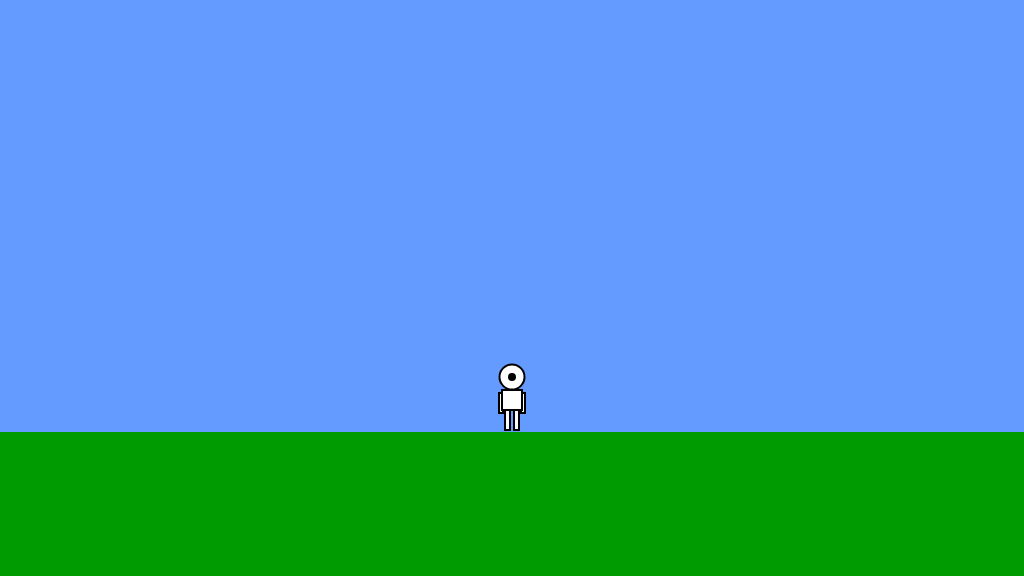
Frame 1 (no input)
Frame 60 (no input): identical to frame 1, image omitted
Frame 120 (the mouse pressed at the canvas centre since frame 60): identical to frame 1, image omitted

The p5.js sketch that drew this single still picture (run headless with seeded random() and noise() and a simulated clock; from frame 60 on, the mouse is pressed at the canvas centre):

// p5.js sketch
// ── sketch.js
/*

The Game Project

Week 3

Game interaction

*/


var gameChar_x;
var gameChar_y;
var floorPos_y;

var isLeft;
var isRight;
var isFalling;
var isPlummeting;


function setup()
{
	createCanvas(1024, 576);
	floorPos_y = height * 3/4;
	gameChar_x = width/2;
	gameChar_y = floorPos_y;

	isLeft = false;
	isRight = false;
	isFalling = false;
	isPlummeting = false;
}

function draw()
{

	///////////DRAWING CODE//////////

	background(100,155,255); //fill the sky blue


	noStroke();
	fill(0,155,0);
	rect(0, floorPos_y, width, height - floorPos_y); //draw some green ground

	//draw the canyon


	//the game character
	if(isLeft && isFalling)
	{
		// add your jumping-left code
		fill(255);
		stroke(0);
		strokeWeight(2);
		// head
		ellipse(gameChar_x, gameChar_y - 55, 25, 25);
		// legs
		noFill();
		strokeWeight(4);
		beginShape();
		vertex(gameChar_x - 1, gameChar_y - 22);
		vertex(gameChar_x - 3, gameChar_y - 17);
		vertex(gameChar_x, gameChar_y - 10);
		endShape();

		fill(255);
		strokeWeight(2);
		// body
		rect(gameChar_x - 5, gameChar_y - 42, 10, 20);
		// hands
		rect(gameChar_x - 2, gameChar_y - 39, 4, 20);
		// nose
		fill(0);
		ellipse(gameChar_x - 10, gameChar_y - 55, 6, 6);

		strokeWeight(1);

	}
	else if(isRight && isFalling)
	{
		// add your jumping-right code
		fill(255);
		stroke(0);
		strokeWeight(2);
		// head
		ellipse(gameChar_x, gameChar_y - 55, 25, 25);
		// legs
		noFill();
		strokeWeight(4);
		beginShape();
		vertex(gameChar_x - 1, gameChar_y - 22);
		vertex(gameChar_x + 2, gameChar_y - 17);
		vertex(gameChar_x - 3, gameChar_y - 10);
		endShape();

		fill(255);
		strokeWeight(2);
		// body
		rect(gameChar_x - 5, gameChar_y - 42, 10, 20);
		// hands
		rect(gameChar_x - 2, gameChar_y - 39, 4, 20);
		// nose
		fill(0);
		ellipse(gameChar_x + 10, gameChar_y - 55, 6, 6);

		strokeWeight(1);

	}
	else if(isLeft)
	{
		// add your walking left code
		fill(255);
		stroke(0);
		strokeWeight(2);
		// head
		ellipse(gameChar_x, gameChar_y - 55, 25, 25);
		// legs
		rect(gameChar_x - 2, gameChar_y - 25, 5, 20);
		rect(gameChar_x - 4, gameChar_y - 22, 5, 20);
		// body
		rect(gameChar_x - 5, gameChar_y - 42, 10, 20);
		// hands
		rect(gameChar_x - 2, gameChar_y - 39, 4, 20);

		// nose
		fill(0);
		ellipse(gameChar_x - 10, gameChar_y - 55, 6, 6);

		strokeWeight(1);

	}
	else if(isRight)
	{
		// add your walking right code
		fill(255);
		stroke(0);
		strokeWeight(2);
		// head
		ellipse(gameChar_x, gameChar_y - 55, 25, 25);
		// legs
		rect(gameChar_x - 4, gameChar_y - 25, 5, 20);
		rect(gameChar_x - 2, gameChar_y - 22, 5, 20);
		// body
		rect(gameChar_x - 5, gameChar_y - 42, 10, 20);
		// hands
		rect(gameChar_x - 2, gameChar_y - 39, 4, 20);

		// nose
		fill(0);
		ellipse(gameChar_x + 10, gameChar_y - 55, 6, 6);

		strokeWeight(1);

	}
	else if(isFalling || isPlummeting)
	{
		// add your jumping facing forwards code
		stroke(0);
		strokeWeight(2);
		fill(255);

		// head
		ellipse(gameChar_x, gameChar_y - 55, 25, 25);
		// legs
		noFill();
		strokeWeight(4);
		beginShape();
		vertex(gameChar_x - 4, gameChar_y - 22);
		vertex(gameChar_x - 7, gameChar_y - 17);
		vertex(gameChar_x - 4, gameChar_y - 10);
		endShape();
		beginShape();
		vertex(gameChar_x + 4, gameChar_y - 22);
		vertex(gameChar_x + 7, gameChar_y - 17);
		vertex(gameChar_x + 4, gameChar_y - 10);
		endShape();
		strokeWeight(2);

		fill(255);
		// hands
		rect(gameChar_x - 13, gameChar_y - 39, 4, 20);
		rect(gameChar_x + 9, gameChar_y - 39, 4, 20);
		// body
		rect(gameChar_x - 10, gameChar_y - 42, 20, 20);
		// nose
		fill(0);
		ellipse(gameChar_x - 2, gameChar_y - 55, 6, 6);

		strokeWeight(1);

	}
	else
	{
		// add your standing front facing code
		stroke(0);
		strokeWeight(2);
		fill(255);

		// head
		ellipse(gameChar_x, gameChar_y - 55, 25, 25);
		// hands
		rect(gameChar_x - 13, gameChar_y - 39, 4, 20);
		rect(gameChar_x + 9, gameChar_y - 39, 4, 20);
		// body
		rect(gameChar_x - 10, gameChar_y - 42, 20, 20);
		// legs
		rect(gameChar_x - 7, gameChar_y - 22, 5, 20);
		rect(gameChar_x + 2, gameChar_y - 22, 5, 20);

		// nose
		fill(0);
		ellipse(gameChar_x, gameChar_y - 55, 6, 6);

	}

	///////////INTERACTION CODE//////////
	//Put conditional statements to move the game character below here

	// 1. Move the character left and right
	if (isLeft) {
		gameChar_x = constrain(gameChar_x - 3, 0 + 15, width - 15);
	}
	if (isRight) {
		gameChar_x = constrain(gameChar_x + 3, 0 + 15, width - 15);
	}

	// 2. GRAVITY
	if (gameChar_y < floorPos_y) {
		gameChar_y += 1;
		isFalling = true;
	} else {
		isFalling = false;
	}

}


function keyPressed()
{
	// if statements to control the animation of the character when
	// keys are pressed.
	if (keyCode == 65) {
		isLeft = true;
	}
	if (keyCode == 68) {
		isRight = true;
	}

	if (keyCode == 87 && !isFalling) {
		gameChar_y -= 100;
	}

}
function keyReleased()
{
	// if statements to control the animation of the character when
	// keys are released.
	if (keyCode == 65) {
		isLeft = false;
	}
	if (keyCode == 68) {
		isRight = false;
	}

}
